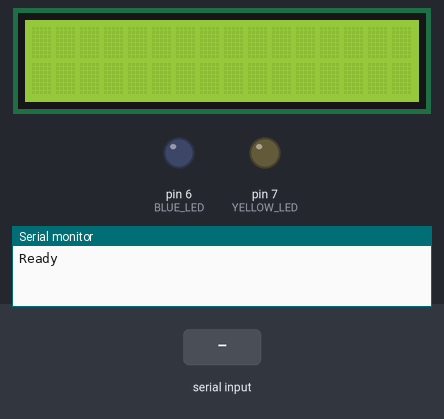
The sketch below on a simulated Arduino Uno, built with avr-gcc and run on an emulated ATmega328P. On the bench: 16×2 character LCD, output pins drawn as LEDs (lit = HIGH), the last lines printed to the serial monitor. The test bench sets the inputs (shaded band).

Above: at 1.2 s.
1.3 s: "0" received over Serial
At 3.3 s:
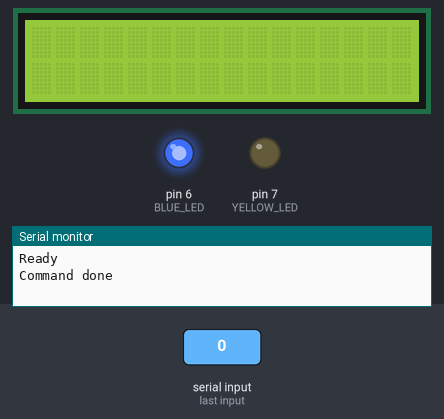
3.8 s: "1" received over Serial
At 5.2 s:
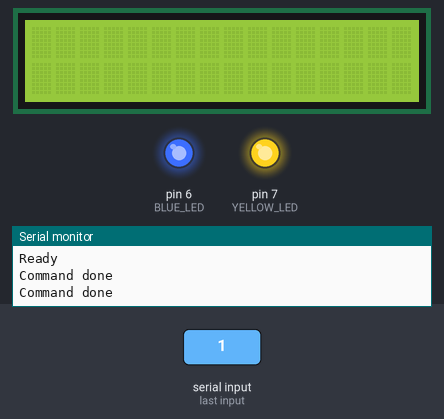
6.3 s: "0" received over Serial
At 8.3 s:
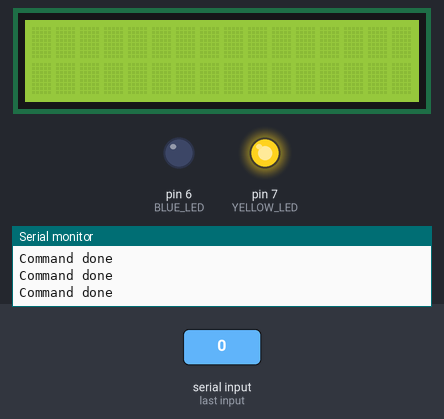
Timing chart, 0 to 9.8 s (numbered marks = the images above; inputs shaded):
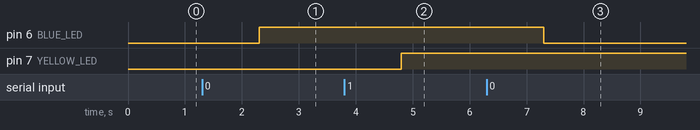

Measured:
- after the input at 1.3 s, pin 6 (BLUE_LED): LOW → HIGH after 1.0 s
- after the input at 3.8 s, pin 7 (YELLOW_LED): LOW → HIGH after 1.0 s
- after the input at 6.3 s, pin 6 (BLUE_LED): HIGH → LOW after 1.0 s

The sketch:

mainecoon_arduino.ino
```cpp
/***
 *
 * @file:     mainecoon_arduino
 *
 * @brief:    Simple arduino firmware to read data
 *            from serial input
 *
 * @author:   Gabriel Conrado
 *
 * @project:  MaineCoon
 */

#include <LiquidCrystal.h>

// Initialize the LCD
LiquidCrystal lcd(12, 11, 5, 4, 3, 2);

const int BLUE_LED = 6;
const int YELLOW_LED = 7;

bool blue_led_state = false;
bool yellow_led_state = false;

void setup() {
  // Set the communication up
  Serial.begin(9600);
  // Signals the client that the arduino is ready do receive data
  lcd.begin(16, 2);
  pinMode(BLUE_LED, OUTPUT);
  pinMode(YELLOW_LED, OUTPUT);
  Serial.println("Ready");
}

void loop() {
  // Read data only if there is data available
  if(Serial.available()){
    // Reads a full string from the buffer
    String input = Serial.readString();
    char command = input.charAt(0);
    switch(command){
    case '0':
      toggleLed(BLUE_LED, blue_led_state);
      break;
    case '1':
      toggleLed(YELLOW_LED, yellow_led_state);
      break;
    case '2':
      lcd.clear();
      lcd.print(input.substring(1));
      break;
    default:
      break;
    }
  Serial.println("Command done");
  }
}

void toggleLed(int led, bool state){
  switch(led){
    case BLUE_LED:
      if(blue_led_state)
        digitalWrite(BLUE_LED, LOW);
      else
        digitalWrite(BLUE_LED, HIGH);
      blue_led_state = !blue_led_state;
      break;
    case YELLOW_LED:
      if(yellow_led_state)
        digitalWrite(YELLOW_LED, LOW);
      else
        digitalWrite(YELLOW_LED, HIGH);
      yellow_led_state = !yellow_led_state;
      break;
    default:
      break;
  }
}
```
